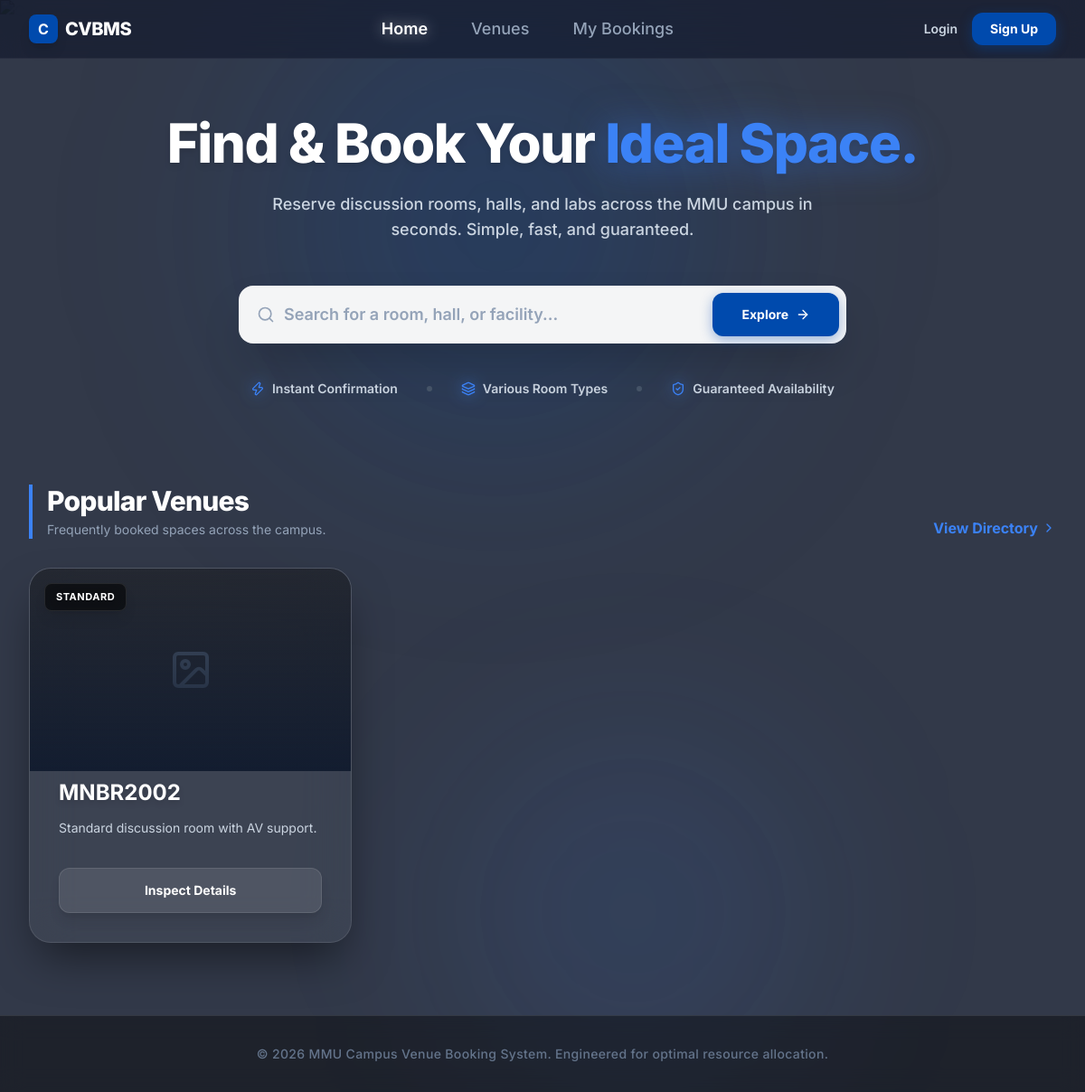
Page /User/homepage.php on the earlier database version.
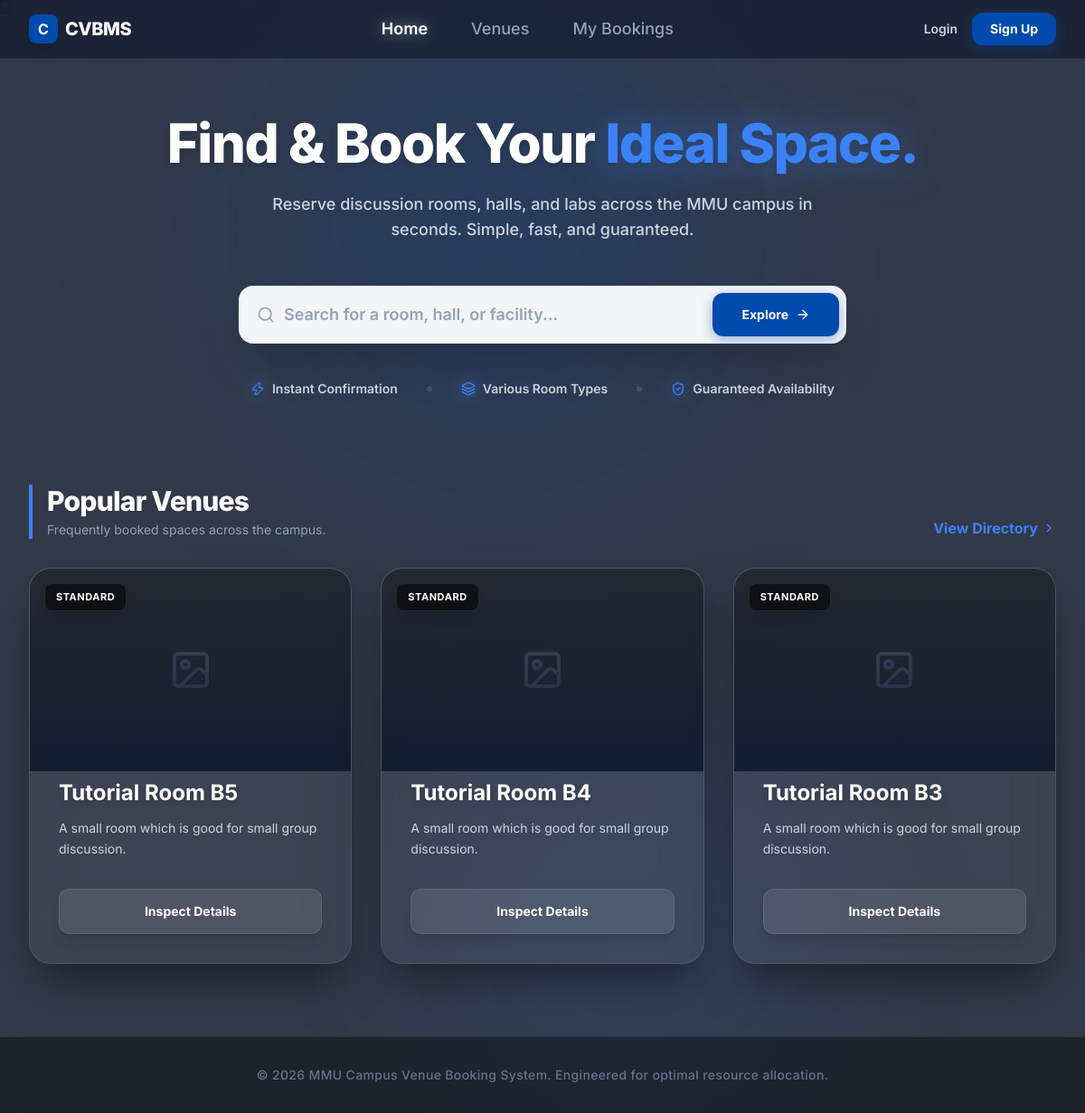
Same page on the later database version.
### tables this page shows
CREATE TABLE `venue` (
  `vid` varchar(10) NOT NULL,
  `vname` varchar(100) NOT NULL,
  `vcid` int(11) NOT NULL,
  `max_cap` int(10) UNSIGNED NOT NULL,
  `deposit` decimal(10,2) UNSIGNED NOT NULL,
  `status` enum('available','maintenance','booked') NOT NULL DEFAULT 'available',
  `description` text NOT NULL
);

### User/homepage.php (the view, shortened to what this page needs)
<?php
require_once '../config/db.php';
$sql = "SELECT vid, vname, vcid, description FROM venue LIMIT 3";
$result = $conn->query($sql);
?>
<!DOCTYPE html>
<html lang="en">
<head>
    <script src="https://cdn.tailwindcss.com"></script>
</head>
<body class="font-sans antialiased selection:bg-mmu-glow selection:text-white min-h-screen relative overflow-x-hidden text-slate-200">
<div class="fixed inset-0 z-0">
    <img src="https://images.unsplash.com/photo-1522202176988-66273c2fd55f?auto=format&fit=crop&q=80" alt="Campus" class="w-full h-full object-cover">
    <div class="absolute inset-0 bg-slate-900/85 mix-blend-multiply"></div>
</div>
<nav class="glass-nav fixed w-full z-50 transition-all duration-300">
    <div class="max-w-7xl mx-auto px-4 sm:px-6 lg:px-8">
        <div class="flex justify-between h-16 items-center">
            <div class="flex-shrink-0 flex items-center gap-2 cursor-pointer">
                <div class="w-8 h-8 bg-mmu-core rounded-lg flex items-center justify-center text-white font-bold shadow-lg">C</div>
                <span class="font-extrabold text-xl tracking-tight text-white">CVBMS</span>
            </div>
            <div class="hidden md:flex space-x-8">
                <a href="homepage.php" class="text-white font-semibold px-2 py-2 text-lg drop-shadow-[0_0_8px_rgba(255,255,255,0.5)]">Home</a>
                <a href="venues.php" class="text-slate-400 hover:text-white transition-colors px-2 py-2 text-lg font-medium">Venues</a>
                <a href="my_bookings.php" class="text-slate-400 hover:text-white transition-colors px-2 py-2 text-lg font-medium">My Bookings</a>
            </div>
            <div class="flex items-center gap-4">
    <?php if (isset($_SESSION['uid'])): ?>
        <a href="user_dashboard.php" class="flex items-center gap-2 bg-white/10 py-1.5 px-4 rounded-full border border-white/10 backdrop-blur-md hover:bg-white/20 transition-all">
            <i data-lucide="user" class="w-4 h-4 text-mmu-glow"></i>
            <span class="text-sm font-semibold text-white max-w-[100px] truncate">
                <?php echo htmlspecialchars($_SESSION['username'], ENT_QUOTES, 'UTF-8'); ?>
            </span>
        </a>
        <a href="profile.php" class="text-slate-400 hover:text-white transition-colors">
            <i data-lucide="settings" class="w-5 h-5"></i>
        </a>
        <a href="../User/user_logout.php" class="text-red-400 hover:text-red-300 transition-colors">
            <i data-lucide="log-out" class="w-5 h-5"></i>
        </a>
        <?php else: ?>
        <a href="../user/user_login.php" class="text-slate-300 hover:text-white font-semibold text-sm transition-colors">Login</a>
        <a href="../user/user_register.php" class="bg-mmu-core hover:bg-blue-800 text-white px-5 py-2 rounded-xl text-sm font-bold shadow-[0_4px_14px_0_rgba(0,74,173,0.39)] transition-all">Sign Up</a>
            <?php endif; ?>
            </div>
        </div>
    </div>
</nav>
<div class="relative z-10 w-full h-full overflow-y-auto pt-32 pb-20">
    <div class="max-w-4xl mx-auto text-center px-4 mb-24">
        <h1 class="text-5xl md:text-6xl font-extrabold text-white tracking-tight mb-6 drop-shadow-md">
            Find & Book Your <br class="md:hidden"><span class="text-mmu-glow drop-shadow-[0_0_20px_rgba(59,130,246,0.5)]">Ideal Space.</span>
        </h1>
        <p class="text-slate-300 text-base md:text-lg mb-12 max-w-2xl mx-auto font-medium">
            Reserve discussion rooms, halls, and labs across the MMU campus in seconds. Simple, fast, and guaranteed.
        </p>
        <form action="venues.php" method="GET" class="max-w-2xl mx-auto relative group mb-10">
            <div class="absolute inset-y-0 left-0 pl-5 flex items-center pointer-events-none">
            </div>
            <input type="text" name="search" placeholder="Search for a room, hall, or facility..."
                   class="input-glass w-full block pl-12 pr-36 py-4 rounded-2xl text-slate-900 placeholder-slate-400 font-semibold shadow-2xl text-lg">
            <button type="submit" class="absolute inset-y-2 right-2 px-8 bg-mmu-core hover:bg-blue-800 text-white font-bold rounded-xl shadow-[0_4px_14px_0_rgba(0,74,173,0.39)] transition-all text-sm flex items-center gap-2 group-hover:shadow-[0_6px_20px_rgba(0,74,173,0.23)]">
                Explore <i data-lucide="arrow-right" class="w-4 h-4"></i>
            </button>
        </form>
        <div class="flex flex-wrap justify-center items-center gap-x-8 gap-y-4 text-slate-300 text-sm font-semibold">
            <div class="flex items-center gap-2"><i data-lucide="zap" class="w-4 h-4 text-mmu-glow drop-shadow-[0_0_8px_rgba(59,130,246,0.8)]"></i> Instant Confirmation</div>
            <div class="hidden sm:block w-1.5 h-1.5 rounded-full bg-slate-600"></div>
            <div class="flex items-center gap-2"><i data-lucide="layers" class="w-4 h-4 text-mmu-glow drop-shadow-[0_0_8px_rgba(59,130,246,0.8)]"></i> Various Room Types</div>
            <div class="hidden sm:block w-1.5 h-1.5 rounded-full bg-slate-600"></div>
            <div class="flex items-center gap-2"><i data-lucide="shield-check" class="w-4 h-4 text-mmu-glow drop-shadow-[0_0_8px_rgba(59,130,246,0.8)]"></i> Guaranteed Availability</div>
        </div>
    </div>
    <div class="max-w-7xl mx-auto px-4 sm:px-6 lg:px-8">
        <div class="flex justify-between items-end mb-8 pl-4 border-l-4 border-mmu-glow">
            <div>
                <h2 class="text-3xl font-extrabold text-white tracking-tight">Popular Venues</h2>
                <p class="text-slate-400 text-sm mt-1">Frequently booked spaces across the campus.</p>
            </div>
            <a href="venues.php" class="text-mmu-glow font-bold hover:text-white transition-colors flex items-center gap-1">
                View Directory <i data-lucide="chevron-right" class="w-4 h-4"></i>
            </a>
        </div>
        <div class="grid grid-cols-1 md:grid-cols-3 gap-8">
            <?php if ($result->num_rows > 0): ?>
                <?php while($row = $result->fetch_assoc()): ?>
                    <div class="glass-panel rounded-3xl overflow-hidden hover-lift flex flex-col group">
                        <div class="h-56 bg-black/40 relative overflow-hidden flex items-center justify-center">
                            <?php if(!empty($row['pic'])): ?>
                                <img src="../uploads/<?php echo htmlspecialchars($row['pic']); ?>" alt="Venue" class="w-full h-full object-cover opacity-80 group-hover:opacity-100 group-hover:scale-105 transition-all duration-700">
                            <?php else: ?>
                                <i data-lucide="image" class="w-12 h-12 text-slate-600"></i>
                            <?php endif; ?>
                            <div class="absolute inset-0 bg-gradient-to-t from-[#131d30] to-transparent"></div>
                            <div class="absolute top-4 left-4 bg-black/50 backdrop-blur-md border border-white/10 text-[11px] font-bold px-3 py-1.5 rounded-lg text-white uppercase tracking-wider shadow-lg">
                                <?php echo htmlspecialchars($row['category'] ?? 'Standard'); ?>
                            </div>
                        </div>
                        <div class="p-8 flex-1 flex flex-col relative z-10 -mt-6">
                            <h3 class="text-2xl font-bold text-white mb-3 truncate group-hover:text-mmu-glow transition-colors drop-shadow-md">
                                <?php echo htmlspecialchars($row['vname']); ?>
                            </h3>
                            <p class="text-slate-300 text-sm mb-8 flex-1 line-clamp-2 leading-relaxed">
                                <?php echo htmlspecialchars($row['description'] ?? 'No topological description provided for this structural asset.'); ?>
                            </p>
                            <a href="venue_details.php?vid=<?php echo $row['vid']; ?>"
                            class="block w-full text-center py-3.5 bg-white/10 hover:bg-mmu-core text-white text-sm font-bold rounded-xl border border-white/10 hover:border-mmu-core transition-all shadow-lg hover:shadow-[0_4px_20px_rgba(0,74,173,0.5)]">
                                Inspect Details
                            </a>
                        </div>
                    </div>
                <?php endwhile; ?>
            <?php endif; ?>
        </div>
    </div>
</div>
<footer class="relative z-10 border-t border-white/10 bg-black/40 backdrop-blur-md">
    <div class="max-w-7xl mx-auto px-4 py-8 text-center">
        <p class="text-slate-500 text-sm font-medium tracking-wide">
            &copy; <?php echo date("Y"); ?> MMU Campus Venue Booking System. Engineered for optimal resource allocation.
        </p>
    </div>
</footer>
</body>
</html>

### User/homepage.php (style rules this page uses)
html { scroll-behavior: smooth; }
.glass-panel { background: rgba(255, 255, 255, 0.05); backdrop-filter: blur(24px); -webkit-backdrop-filter: blur(24px); border: 1px solid rgba(255, 255, 255, 0.1); box-shadow: 0 25px 50px -12px rgba(0, 0, 0, 0.5); }
.glass-nav { background: rgba(15, 23, 42, 0.6); backdrop-filter: blur(16px); border-bottom: 1px solid rgba(255, 255, 255, 0.05); }
.input-glass { background: rgba(255, 255, 255, 0.95); border: 2px solid transparent; transition: all 0.3s cubic-bezier(0.4, 0, 0.2, 1); }
.hover-lift { transition: transform 0.4s cubic-bezier(0.4, 0, 0.2, 1), box-shadow 0.4s ease, border-color 0.4s ease; }

Differences in the rows shown:
removed venue: category "STANDARD", vname "MNBR2002", description "Standard discussion room with AV support."
added venue: category "STANDARD", vname "Tutorial Room B5", description "A small room which is good for small group discussion."
added venue: category "STANDARD", vname "Tutorial Room B4", description "A small room which is good for small group discussion."
added venue: category "STANDARD", vname "Tutorial Room B3", description "A small room which is good for small group discussion."
